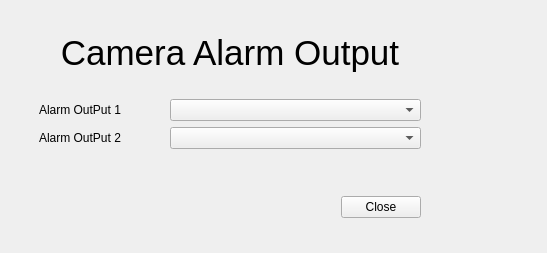
<?xml version="1.0" encoding="UTF-8"?>
<ui version="4.0">
 <class>LiveViewAlarmOut</class>
 <widget class="QWidget" name="LiveViewAlarmOut">
  <property name="geometry">
   <rect>
    <x>0</x>
    <y>0</y>
    <width>547</width>
    <height>253</height>
   </rect>
  </property>
  <property name="windowTitle">
   <string>Form</string>
  </property>
  <widget class="ShadowWidget" name="widgetAlarmOut" native="true">
   <property name="geometry">
    <rect>
     <x>10</x>
     <y>10</y>
     <width>431</width>
     <height>220</height>
    </rect>
   </property>
   <property name="styleSheet">
    <string notr="true"/>
   </property>
   <layout class="QGridLayout" name="gridLayout_2">
    <property name="leftMargin">
     <number>9</number>
    </property>
    <property name="topMargin">
     <number>23</number>
    </property>
    <item row="0" column="0">
     <widget class="QLabel" name="label_title">
      <property name="font">
       <font>
        <pointsize>26</pointsize>
       </font>
      </property>
      <property name="text">
       <string>Camera Alarm Output</string>
      </property>
      <property name="alignment">
       <set>Qt::AlignCenter</set>
      </property>
     </widget>
    </item>
    <item row="1" column="0">
     <widget class="QWidget" name="widget" native="true">
      <property name="minimumSize">
       <size>
        <width>320</width>
        <height>0</height>
       </size>
      </property>
      <layout class="QVBoxLayout" name="verticalLayout" stretch="0,0,0">
       <property name="leftMargin">
        <number>20</number>
       </property>
       <property name="topMargin">
        <number>20</number>
       </property>
       <property name="rightMargin">
        <number>20</number>
       </property>
       <property name="bottomMargin">
        <number>12</number>
       </property>
       <item>
        <layout class="QGridLayout" name="gridLayout">
         <property name="leftMargin">
          <number>0</number>
         </property>
         <property name="topMargin">
          <number>0</number>
         </property>
         <property name="rightMargin">
          <number>0</number>
         </property>
         <property name="bottomMargin">
          <number>0</number>
         </property>
         <item row="0" column="0">
          <widget class="QLabel" name="labelAlarm1">
           <property name="sizePolicy">
            <sizepolicy hsizetype="Preferred" vsizetype="Preferred">
             <horstretch>1</horstretch>
             <verstretch>0</verstretch>
            </sizepolicy>
           </property>
           <property name="text">
            <string>Alarm OutPut 1</string>
           </property>
          </widget>
         </item>
         <item row="0" column="1">
          <widget class="ComboBox" name="comboBoxAlarm1">
           <property name="sizePolicy">
            <sizepolicy hsizetype="Preferred" vsizetype="Fixed">
             <horstretch>2</horstretch>
             <verstretch>0</verstretch>
            </sizepolicy>
           </property>
           <property name="minimumSize">
            <size>
             <width>0</width>
             <height>0</height>
            </size>
           </property>
          </widget>
         </item>
         <item row="1" column="0">
          <widget class="QLabel" name="labelAlarm2">
           <property name="text">
            <string>Alarm OutPut 2</string>
           </property>
          </widget>
         </item>
         <item row="1" column="1">
          <widget class="ComboBox" name="comboBoxAlarm2"/>
         </item>
        </layout>
       </item>
       <item>
        <spacer name="verticalSpacer">
         <property name="orientation">
          <enum>Qt::Vertical</enum>
         </property>
         <property name="sizeHint" stdset="0">
          <size>
           <width>20</width>
           <height>13</height>
          </size>
         </property>
        </spacer>
       </item>
       <item>
        <layout class="QHBoxLayout" name="horizontalLayout">
         <item>
          <spacer name="horizontalSpacer">
           <property name="orientation">
            <enum>Qt::Horizontal</enum>
           </property>
           <property name="sizeHint" stdset="0">
            <size>
             <width>40</width>
             <height>20</height>
            </size>
           </property>
          </spacer>
         </item>
         <item>
          <widget class="MyPushButton" name="pushButtonClose">
           <property name="text">
            <string>Close</string>
           </property>
          </widget>
         </item>
        </layout>
       </item>
      </layout>
     </widget>
    </item>
   </layout>
  </widget>
 </widget>
 <customwidgets>
  <customwidget>
   <class>ComboBox</class>
   <extends>QComboBox</extends>
   <header>combobox.h</header>
  </customwidget>
  <customwidget>
   <class>MyPushButton</class>
   <extends>QPushButton</extends>
   <header>mypushbutton.h</header>
  </customwidget>
  <customwidget>
   <class>ShadowWidget</class>
   <extends>QWidget</extends>
   <header>shadowwidget.h</header>
   <container>1</container>
  </customwidget>
 </customwidgets>
 <resources/>
 <connections/>
</ui>
